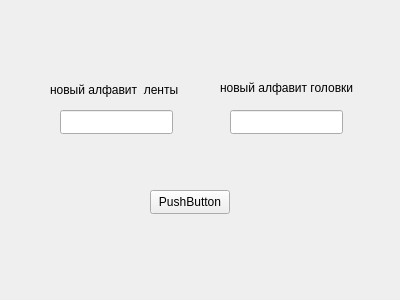
<?xml version="1.0" encoding="UTF-8"?>
<ui version="4.0">
 <class>Form2</class>
 <widget class="QWidget" name="Form2">
  <property name="geometry">
   <rect>
    <x>0</x>
    <y>0</y>
    <width>400</width>
    <height>300</height>
   </rect>
  </property>
  <property name="windowTitle">
   <string>Form</string>
  </property>
  <widget class="QPushButton" name="pushButton">
   <property name="geometry">
    <rect>
     <x>150</x>
     <y>190</y>
     <width>80</width>
     <height>24</height>
    </rect>
   </property>
   <property name="text">
    <string>PushButton</string>
   </property>
  </widget>
  <widget class="QLineEdit" name="lineEdit">
   <property name="geometry">
    <rect>
     <x>60</x>
     <y>110</y>
     <width>113</width>
     <height>24</height>
    </rect>
   </property>
  </widget>
  <widget class="QLineEdit" name="lineEdit_2">
   <property name="geometry">
    <rect>
     <x>230</x>
     <y>110</y>
     <width>113</width>
     <height>24</height>
    </rect>
   </property>
  </widget>
  <widget class="QLabel" name="label">
   <property name="geometry">
    <rect>
     <x>50</x>
     <y>80</y>
     <width>131</width>
     <height>20</height>
    </rect>
   </property>
   <property name="text">
    <string>новый алфавит  ленты</string>
   </property>
  </widget>
  <widget class="QLabel" name="label_2">
   <property name="geometry">
    <rect>
     <x>220</x>
     <y>80</y>
     <width>141</width>
     <height>16</height>
    </rect>
   </property>
   <property name="text">
    <string>новый алфавит головки</string>
   </property>
  </widget>
 </widget>
 <resources/>
 <connections/>
</ui>
